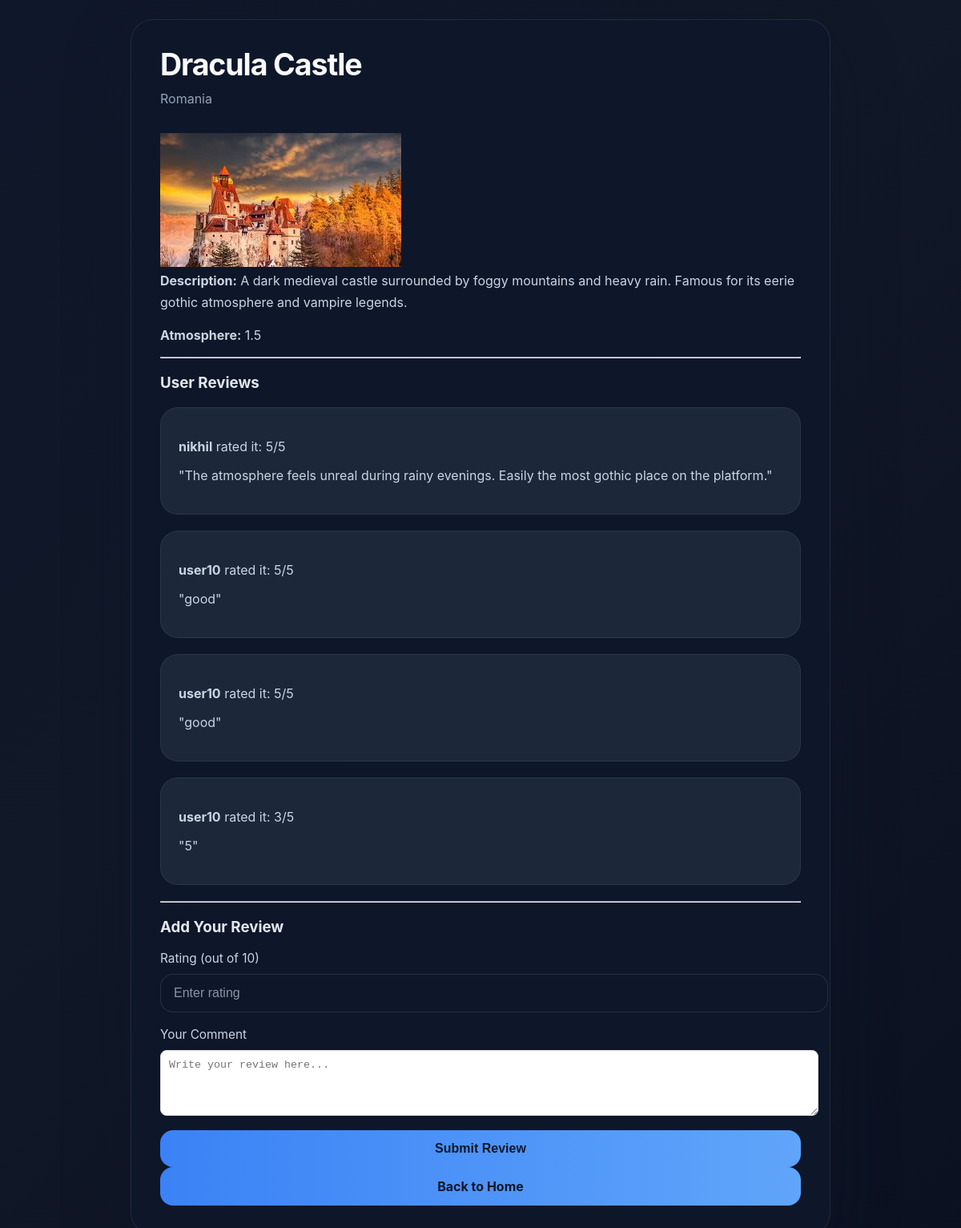
Page /review/1/ on the committed database.
### core/models.py (models this page shows, shortened)
class Destination(models.Model):
    castle = models.CharField(max_length=100, unique=True)
    country = models.CharField(max_length=100)
    description = models.TextField()
    image = models.ImageField(upload_to="images/")
    atmosphere = models.FloatField()
    tags = models.ManyToManyField('Tag',related_name="destinations", blank=True)

class Review(models.Model):
    comment = models.TextField()
    rating = models.IntegerField()
    user = models.ForeignKey(User, on_delete=models.CASCADE)
    destination = models.ForeignKey(Destination, on_delete=models.CASCADE)

### core/views.py (the view, shortened to what this page needs)
# urls.py: path('review/<int:Destination_id>/', review_view, name='review_view'),
def review_view(request , Destination_id ):
    watching = get_object_or_404(Destination, id=Destination_id)
    return render(request, 'core/review.html', {'watching': watching})

### templates/core/review.html (shortened to what this page needs)
<!DOCTYPE html>
<html lang="en">
<head>
    {% load static %}
    <link rel="stylesheet" href="{% static 'core/styles.css' %}">
</head>
<body>
    <div class="page-wrapper">
        <div class="auth-card" style="max-width: 800px;">
            <div class="destination-detail mb-4">
                <h1 class="review-title">{{ watching.castle }}</h1>
                <p class="subtitle">{{ watching.country }}</p>
                {% if watching.image %}
                    <img src="{{ watching.image.url }}" alt="{{ watching.castle }}" class="card-img-top rounded-3 mb-3">
                {% endif %}
                <p class="review-item"><strong>Description:</strong> {{ watching.description }}</p>
                <p class="review-item"><strong>Atmosphere:</strong> {{ watching.atmosphere }}</p>
            </div>
            <hr>
            <div class="review-section">
                <h3 class="mb-3">User Reviews</h3>
                {% if watching.review_set.all %}
                    {% for review in watching.review_set.all %}
                    <div class="review-card mb-3 p-3 border rounded-3">
                        <p class="review-meta mb-1"><strong>{{ review.user }}</strong> rated it: {{ review.rating }}/5</p>
                        <p class="review-text mb-0">"{{ review.comment }}"</p>
                    </div>
                    {% endfor %}
                {% else %}
                    <p class="text-muted">No reviews yet for this castle.</p>
                {% endif %}
            </div>
            <hr>
            <div class="add-review-section">
                <h3 class="mb-3">Add Your Review</h3>
                <form method="POST" class="auth-form">
                    <label>
                        Rating (out of 10)
                        <input type="number" name="rating" min="1" max="10" placeholder="Enter rating" required>
                    </label>
                    <label>
                        Your Comment
                        <textarea name="comment" placeholder="Write your review here..." rows="4" style="width: 100%; padding: 10px; border-radius: 8px; border: 1px solid #ddd;" required></textarea>
                    </label>
                    <button type="submit" class="btn">Submit Review</button>
                </form>
            </div>
            <a href="{% url 'home' %}" class="btn mt-4" style="display: inline-block; text-decoration: none; text-align: center; background-color: #6c757d;">Back to Home</a>
        </div>
    </div>
</body>
</html>

### static/core/styles.css (style rules this page uses)
body { margin: 0; min-height: 100vh; font-family: Inter, system-ui, -apple-system, BlinkMacSystemFont, "Segoe UI", sans-serif; background: linear-gradient(135deg, #0f172a 0%, #111827 42%, #0b1121 100%); color: #e2e8f0; }
.page-wrapper { display: flex; align-items: center; justify-content: center; min-height: 100vh; padding: 24px; box-sizing: border-box; }
.auth-card { width: 100%; max-width: 460px; padding: 36px; background: rgba(15, 23, 42, 0.96); border: 1px solid rgba(148, 163, 184, 0.14); border-radius: 28px; box-shadow: 0 30px 80px rgba(15, 23, 42, 0.35); }
.auth-card h1 { margin: 0 0 10px; font-size: 2.35rem; line-height: 1.05; }
.subtitle { margin: 0 0 28px; color: #94a3b8; line-height: 1.7; }
.auth-form { display: grid; gap: 18px; }
.auth-form label { display: grid; gap: 10px; font-size: 0.96rem; color: #cbd5e1; }
.auth-form input { width: 100%; padding: 14px 16px; border: 1px solid rgba(148, 163, 184, 0.18); border-radius: 16px; background: rgba(15, 23, 42, 0.75); color: #f8fafc; font-size: 1rem; }
.auth-form input::placeholder { color: rgba(226, 232, 240, 0.6); }
.btn { width: 100%; padding: 14px 0; border: none; border-radius: 16px; background: linear-gradient(90deg, #3b82f6 0%, #60a5fa 100%); color: #0f172a; font-weight: 700; font-size: 1rem; cursor: pointer; transition: transform 0.18s ease, box-shadow 0.18s ease; }
.review-card { background: rgba(30, 41, 59, 0.92); border: 1px solid rgba(148, 163, 184, 0.1); }
.review-text, .review-meta { color: #cbd5e1; }
.review-title { grid-column: 1 / -1; margin: 0 0 1.5rem; color: #f8fafc; font-size: 1.8rem; letter-spacing: -0.03em; }
.review-card { background: rgba(30, 41, 59, 0.95); border: 1px solid rgba(148, 163, 184, 0.12); border-radius: 22px; padding: 22px; margin-bottom: 1.25rem; }
.review-item { margin: 0 0 0.85rem; color: #cbd5e1; line-height: 1.7; }

### rows in the picture
Destination: castle "Dracula Castle", country "Romania", image (picture), description "A dark medieval castle surrounded by foggy mountains and heavy rain. Famous for its eerie gothic atmosphere and vampire legends.", atmosphere "1.5"
Review: user "nikhil", rating "5", comment "The atmosphere feels unreal during rainy evenings. Easily the most gothic place on the platform."
Review: user "user10", rating "5", comment "good"
Review: user "user10", rating "5", comment "good"
Review: user "user10", rating "3", comment "5"
